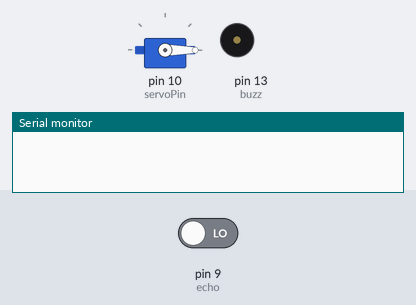
A sketch run on a simulated Arduino Uno, built with avr-gcc and run on an emulated ATmega328P. On the bench: servo, buzzer (waves = sounding, pin HIGH), the last lines printed to the serial monitor. The inputs (shaded band) are chosen by the test bench; at power-on: pin 9 (echo) LOW. The modem accepts every AT command (registered, SIM ready, sends succeed) and sends nothing else; pins used as bus, display or sensor lines are not drawn.

Above: at 1.5 s.
At 29.3 s:
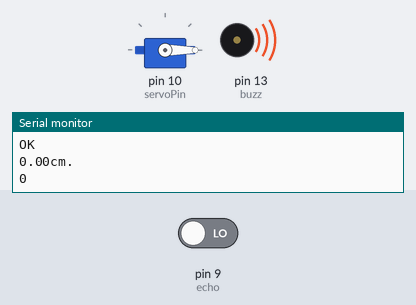
Timing chart, 0 to 34.6 s (numbered marks = the images above):
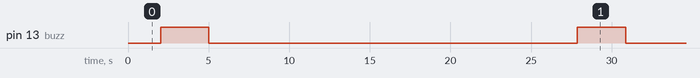

Measured:
- by itself, pin 13 (buzz): alternates HIGH for 3.0 s and LOW for 22.9 s

The sketch:

project.ino
```cpp
#include <Servo.h>
#include <SoftwareSerial.h>
int i,echo=9,trig=8,buzz=13,servoPin=10;
SoftwareSerial gsm(2,3);

float t,d;
Servo s1;
float dist()
{
    digitalWrite(trig,HIGH);
    delay(10);
    digitalWrite(trig, LOW);
    t=pulseIn(echo,HIGH);
    d=t*0.0343/2;
    return d;
}
void alarm()
{
      digitalWrite(buzz, HIGH);
      delay(3000);
      digitalWrite(buzz,LOW);
      delay(300);
      d=dist();
}
void setup()
{
  pinMode(echo,INPUT);
  pinMode(trig,OUTPUT);
  pinMode(buzz,OUTPUT);
  gsm.begin(9600);
  Serial.println("SIM800");
  delay(1000);
  s1.attach(servoPin);
  Serial.begin(9600);
}
void loop()
{
   for (i=0;i<180;i++)
   {
      s1.write(i);
      delay(10);
      d=dist();
      Serial.print(d);
      Serial.println("cm.");
      Serial.println(i);
      if (d<50)
       {
          alarm();
          Serial.print( " OBject Detected at " );
          Serial.print(d);
          Serial.println("cm.");
          s1.write(0);
          break;
       }
    }

               if(d<50)
                   {
                     Serial.println("Motion detected!");
                     Serial.println("calling....");
                     gsm.println("ATD +918921974641;");
                     delay(20000);
                   }
               updateSerial();

  }
 void updateSerial()
     {
          delay(500);
          while(Serial.available())
           {
                gsm.write(Serial.read());
           }

          while(gsm.available())
           {
                Serial.write(gsm.read());
           }

     }
```
